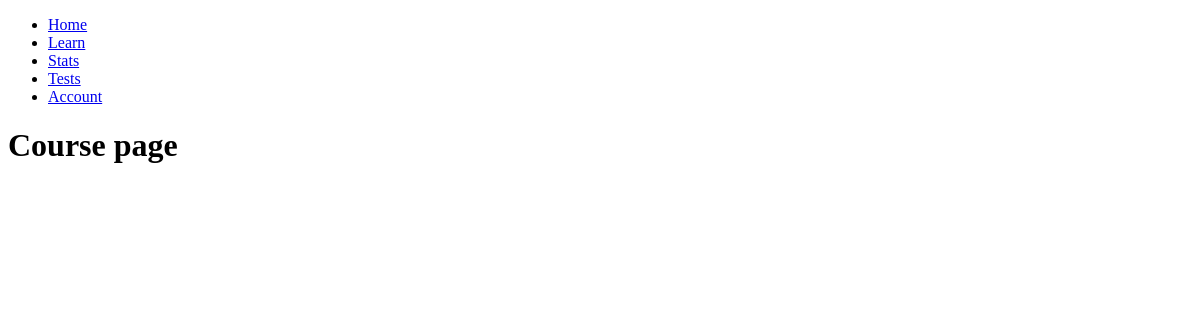
/learn/1/, run on an earlier commit of the app's database.
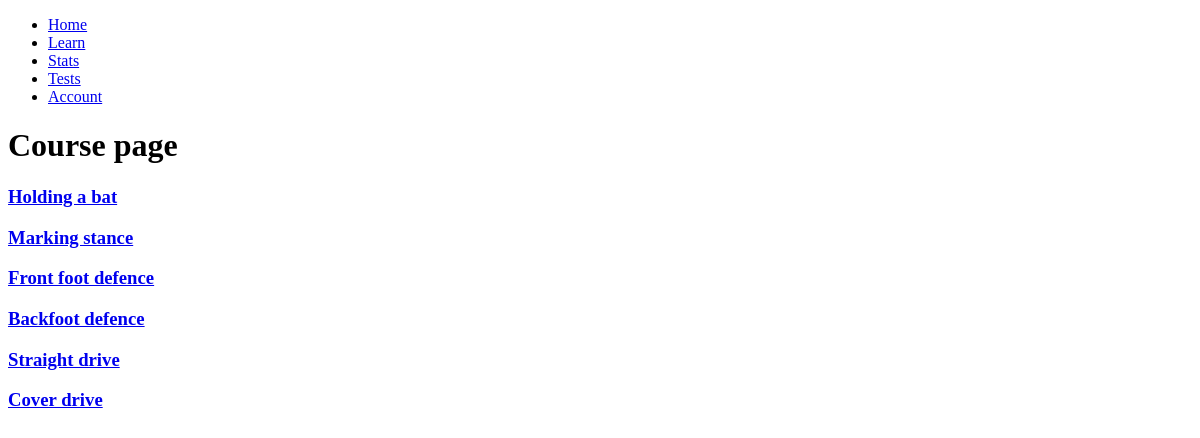
And on a later commit of the database.
### learn/models.py (models this page shows, shortened)
class Skill(models.Model):
    course = models.ForeignKey(Course, on_delete=models.CASCADE)
    category = models.ForeignKey(Skillcategory, on_delete=models.CASCADE)
    skill_name = models.CharField(max_length=100)
    skill_image = models.ImageField(null=True, blank=True)

### learn/views.py (the view)
# urls.py: path('<course_id>/', views.course_page, name='course_page'),
def course_page(request, course_id):
	skills = Skill.objects.filter(course=course_id)
	return render(request, 'learn/course_page.html', {'skills': skills})

### templates/learn/course_page.html
{% extends 'studiocricket/base.html' %}
{% block body %}
<h1>Course page</h1>
{% for skill in skills %}
	<h3><a href='{% url 'learn:skill_page' skill.course.id skill.id %}'>{{ skill.skill_name }}</a></h3>
{% endfor %}
{% endblock %}

### templates/studiocricket/base.html
<!DOCTYPE html>
<html lang="en">
<head>
	<div>
		<nav>
			<ul>
				<li>
					<a href='{% url 'home:home' %}'>Home</a>
				</li>
				<li>
					<a href='/learn/'>Learn</a>
				</li>
				<li>
					<a href='{% url 'stats:stats_index' %}'>Stats</a>
				</li>
				<li>
					<a href='#'>Tests</a>
				</li>
				<li>
					<a href='#'>Account</a>
				</li>
			</ul>
		</nav>
	</div>
</head>
<body>
	{% block body %}
    {% endblock %}
</body>

What changed in the data, as far as the page shows it:
added Skill: skill_name "Holding a bat"
added Skill: skill_name "Marking stance"
added Skill: skill_name "Front foot defence"
added Skill: skill_name "Backfoot defence"
added Skill: skill_name "Straight drive"
added Skill: skill_name "Cover drive"
